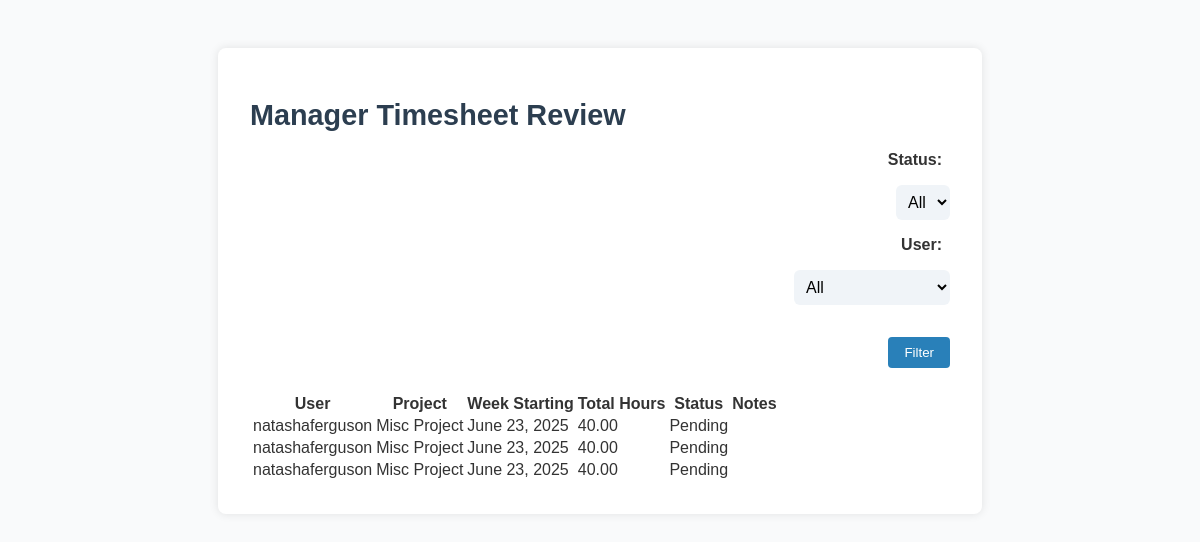
The app's page /tasks/timesheets/manage/ (signed in), older data.
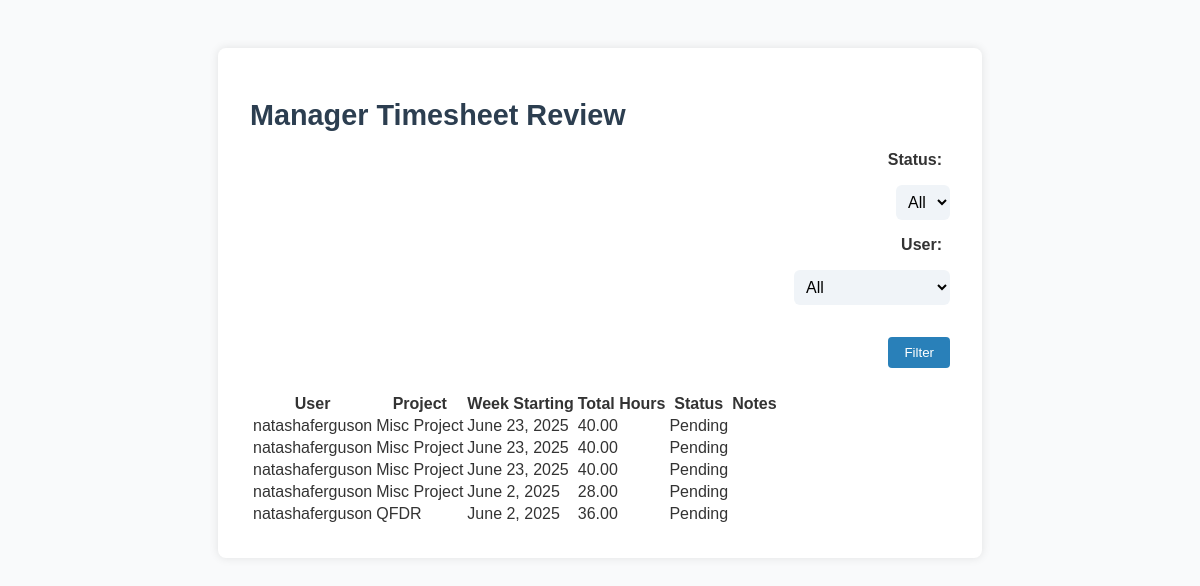
The same page, newer data.
### tasks/models.py (models this page shows, shortened)
class Timesheet(models.Model):
    STATUS_CHOICES = [
        ('pending', 'Pending'),
        ('approved', 'Approved'),
        ('rejected', 'Rejected'),
    ]
    user = models.ForeignKey(User, on_delete=models.CASCADE)
    project = models.CharField(max_length=100)
    week_start = models.DateField()
    monday_hours = models.DecimalField(max_digits=5, decimal_places=2, default=0)
    tuesday_hours = models.DecimalField(max_digits=5, decimal_places=2, default=0)
    wednesday_hours = models.DecimalField(max_digits=5, decimal_places=2, default=0)
    thursday_hours = models.DecimalField(max_digits=5, decimal_places=2, default=0)
    friday_hours = models.DecimalField(max_digits=5, decimal_places=2, default=0)
    notes = models.TextField(blank=True)
    status = models.CharField(max_length=20, choices=STATUS_CHOICES, default='pending')
    @property
    def total_hours(self):
        return sum([
            self.monday_hours or 0,
            self.tuesday_hours or 0,
            self.wednesday_hours or 0,
            self.thursday_hours or 0,
            self.friday_hours or 0,
        ])

### tasks/views.py (the view)
# urls.py: path('timesheets/manage/', ManagerTimesheetListView.as_view(), name='timesheet-manager'),
class ManagerTimesheetListView(LoginRequiredMixin, UserPassesTestMixin, ListView):
    model = Timesheet
    template_name = 'tasks/manager_dashboard.html'
    context_object_name = 'timesheets'
    def test_func(self):
        return self.request.user.is_staff
    def get_queryset(self):
        queryset = Timesheet.objects.all()
        status_filter = self.request.GET.get('status')
        user_filter = self.request.GET.get('user')
        if status_filter:
            queryset = queryset.filter(status=status_filter)
        if user_filter:
            queryset = queryset.filter(user__username=user_filter)
        return queryset
    def get_context_data(self, **kwargs):
        context = super().get_context_data(**kwargs)
        context['statuses'] = Timesheet.STATUS_CHOICES
        context['users'] = User.objects.order_by('username')
        context['selected_status'] = self.request.GET.get('status', '')
        context['selected_user'] = self.request.GET.get('user', '')
        return context

### tasks/templates/tasks/manager_dashboard.html (shortened to what this page needs)
{% extends 'base.html' %}
{% block content %}
  <h1>Manager Timesheet Review</h1>
  <form method="get" class="filter-form">
    <label>Status:</label>
    <select name="status">
      <option value="">All</option>
    </select>
    <label>User:</label>
    <select name="user">
      <option value="">All</option>
    </select>
    <button type="submit">Filter</button>
  </form>
  <table>
    <thead>
      <tr>
        <th>User</th>
        <th>Project</th>
        <th>Week Starting</th>
        <th>Total Hours</th>
        <th>Status</th>
        <th>Notes</th>
      </tr>
    </thead>
    <tbody>
      {% for timesheet in timesheets %}
        <tr>
          <td>{{ timesheet.user.username }}</td>
          <td>{{ timesheet.project }}</td>
          <td>{{ timesheet.week_start }}</td>
          <td>{{ timesheet.total_hours }}</td>
          <td>{{ timesheet.get_status_display }}</td>
          <td>{{ timesheet.notes }}</td>
        </tr>
      {% empty %}
        <tr><td colspan="6">No timesheets found.</td></tr>
      {% endfor %}
    </tbody>
  </table>
{% endblock %}

### tasks/templates/base.html (shortened to what this page needs)
{% load static %}
<!DOCTYPE html>
<html>
<head>
    <link rel="stylesheet" href="{% static 'css/style.css' %}">
</head>
<body>
    <div class="container">
        {% block content %}
        {% endblock %}
    </div>
</body>
</html>

### tasks/static/css/style.css (style rules this page uses)
body { font-family: Arial, sans-serif; background: #f9fafb; color: #333; margin: 0; padding: 0; }
.container { max-width: 700px; margin: 3rem auto; background: white; padding: 2rem; border-radius: 8px; box-shadow: 0 0 10px rgba(0, 0, 0, 0.1); }
h1 { color: #2c3e50; font-size: 1.8rem; margin-bottom: 1.2rem; }
button { background-color: #2ecc71; color: white; border: none; padding: 0.5rem 1rem; margin-top: 1rem; border-radius: 4px; cursor: pointer; }
form { display: flex; flex-direction: column; gap: 0.20px; }
.filter-form { display: flex; flex-wrap: wrap; gap: 1rem; align-items: flex-end; margin-bottom: 1.5rem; }
.filter-form label { font-weight: bold; margin-right: 0.5rem; }
.filter-form select { background-color: #f0f4f8; border: none; padding: 0.5rem; border-radius: 6px; font-size: 1rem; }
.filter-form button { background-color: #2980b9; color: white; border: none; padding: 0.5rem 1rem; border-radius: 4px; cursor: pointer; }

Row changes from the older to the newer data that the page shows:
added Timesheet: user.username "natashaferguson", project "Misc Project", week_start "June 2, 2025", total_hours "28.00", status "Pending"
added Timesheet: user.username "natashaferguson", project "QFDR", week_start "June 2, 2025", total_hours "36.00", status "Pending"
